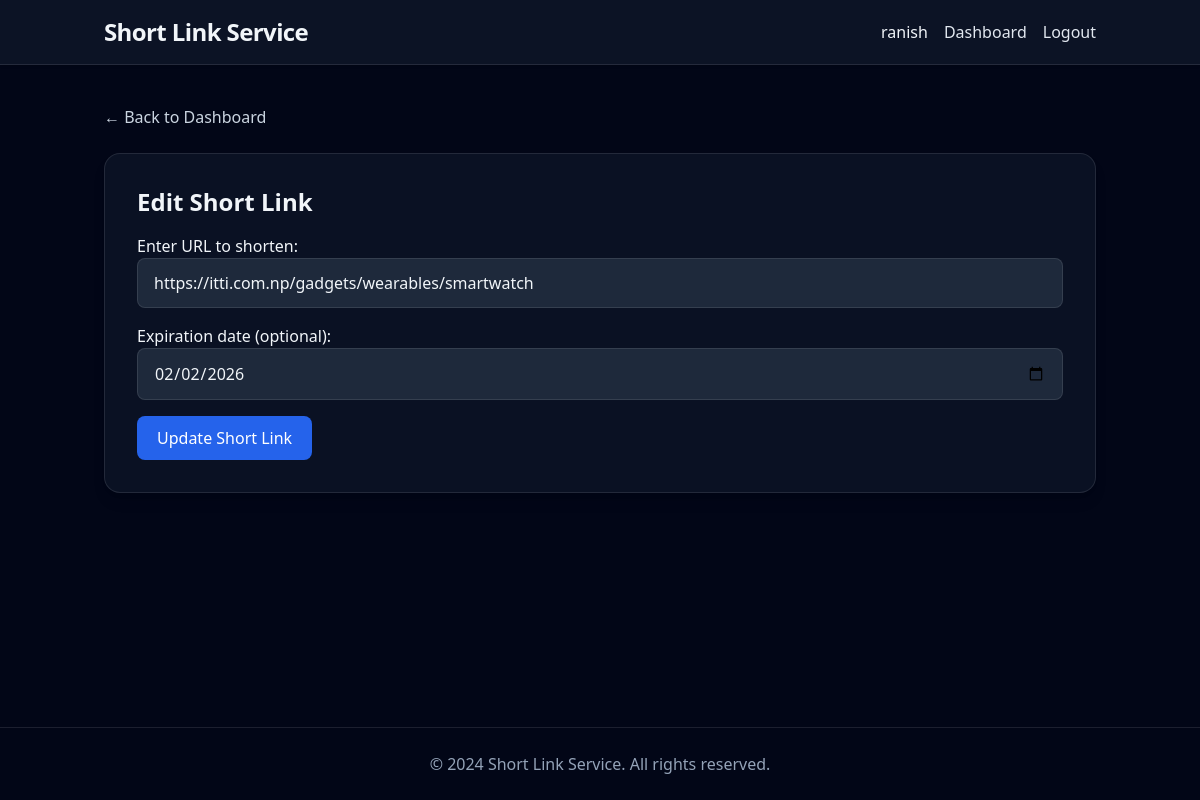
Screenshot of /edit/Llqppi/ (signed in) with the database file from the repository.
### accounts/models.py (models this page shows)
class CustomUser(AbstractUser):
    def __str__(self):
        return self.username

### slinks/models.py (models this page shows, shortened)
class ShortLink(models.Model):
    user = models.ForeignKey(
        settings.AUTH_USER_MODEL,
        on_delete=models.CASCADE,
    )
    original_url = models.URLField(max_length=2048)
    short_key = models.CharField(max_length=6, unique=True , blank=True)
    expires_at = models.DateField(null=True, blank=True)
    clicks = models.PositiveIntegerField(default=0)
    created_at = models.DateTimeField(auto_now_add=True)
    class Meta:
        ordering = ['-created_at']

### slinks/views.py (the view)
# urls.py: path('edit/<str:short_key>/', views.edit, name='edit'),
@login_required
def edit(request, short_key):
    link = get_object_or_404(ShortLink, short_key=short_key, user=request.user)
    if request.method == 'POST':
        form = ShortLinkForm(request.POST, instance=link)
        if form.is_valid():
            form.save()
            messages.success(request, 'Updated.')
            return redirect('slinks:dashboard')
    else:
        form = ShortLinkForm(instance=link)
    return render(request, 'slinks/edit.html', {'form': form, 'link': link})

### slinks/forms.py (shortened to what this page needs)
class ShortLinkForm(forms.ModelForm):
    class Meta:
        model = ShortLink
        fields = ['original_url', 'expires_at']
        widgets = {
            'original_url': forms.URLInput(attrs={
                'class': 'w-full px-4 py-3 bg-slate-800 border border-white/10 rounded-lg text-slate-100 placeholder-slate-400 focus:outline-none focus:ring-2 focus:ring-blue-500',
                'placeholder': 'https://example.com/your-long-url'
            }),
            'expires_at': forms.DateInput(attrs={
                'type': 'date',
                'class': 'w-full px-4 py-3 bg-slate-800 border border-white/10 rounded-lg text-slate-100 placeholder-slate-400 focus:outline-none focus:ring-2 focus:ring-blue-500',
            }),
        }
        labels = {
            'original_url': 'Enter URL to shorten',
            'expires_at': 'Expiration date (optional)'
        }

### templates/slinks/edit.html (shortened to what this page needs)
{% extends "base.html" %}
{% block content %}
<div class="mb-6">
    <a href="{% url 'slinks:dashboard' %}" class="text-slate-300 hover:text-white">&larr; Back to Dashboard</a>
</div>
<div class="bg-slate-900/70 border border-white/10 rounded-2xl p-6 md:p-8 shadow-lg">
    <h2 class="text-2xl font-semibold mb-4">Edit Short Link</h2>
    <form method="post" class="space-y-4">
        {{ form.as_p }}
        <button type="submit" class="bg-blue-600 text-white px-5 py-2.5 rounded-lg hover:bg-blue-500">Update Short Link</button>
    </form>
</div>
{% endblock %}

### templates/base.html (shortened to what this page needs)
<!DOCTYPE html>
<html lang="en">
<head>
    <script src="https://cdn.tailwindcss.com"></script>
</head>
<body class="bg-slate-950 text-slate-100 flex flex-col min-h-screen">
    <header class="bg-slate-900/80 backdrop-blur border-b border-white/10 shadow">
        <div class="container mx-auto px-4 py-4 flex justify-between items-center">
            <h1 class="text-2xl font-semibold tracking-tight"><a href="{% url 'slinks:home' %}" class="hover:text-white">Short Link Service</a></h1>
            <nav>
                <ul class="flex space-x-4">
                    {% if user.is_authenticated %}
                       <li>{{ user.username }}</li>
                        <li><a href="{% url 'slinks:dashboard' %}" class="text-slate-200 hover:text-white">Dashboard</a></li>
                        <li>
                            <form method="post" action="{% url 'logout' %}">
                                <button type="submit" class="text-slate-200 hover:text-white">Logout</button>
                            </form>
                        </li>
                    {% else %}
                        <li><a href="{% url 'login' %}" class="text-slate-200 hover:text-white">Login</a></li>
                        <li><a href="{% url 'accounts:register' %}" class="text-slate-200 hover:text-white">Sign Up</a></li>
                    {% endif %}
                </ul>
            </nav>
        </div>
    </header>
    <main class="container mx-auto px-4 py-10 flex-grow">
        {% block content %}
        {% endblock %}
    </main>
    <footer class="border-t border-white/10 mt-10">
        <div class="container mx-auto px-4 py-6 text-center text-slate-400">
            &copy; 2024 Short Link Service. All rights reserved.
        </div>
    </footer>
</body>
</html>

### rows the page displays
CustomUser: username "ranish"
ShortLink: original_url "https://itti.com.np/gadgets/wearables/smartwatch", expires_at "02/02/2026"
